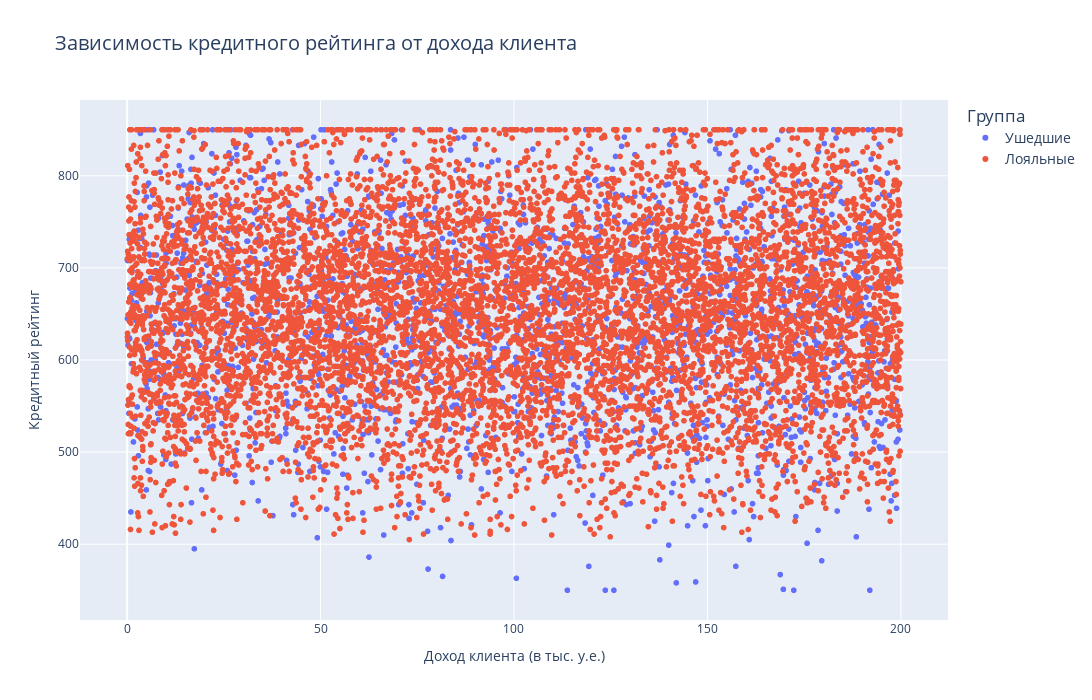

The cell this chart's notebook holds for it:
### Code cell
fig = px.scatter(
    data_frame=churn_data,
    x=churn_data['EstimatedSalary'] / 1000,
    y='CreditScore',
    color=churn_data['Exited'].map({1:'Ушедшие', 0:'Лояльные'}),
    title= 'Зависимость кредитного рейтинга от дохода клиента',
    height=700,
    width=1100
)

fig.update_layout(
    xaxis_title='Доход клиента (в тыс. у.е.)',
    yaxis_title='Кредитный рейтинг',
    title_font_size=20,
    legend_font_size=14,
    legend_title='Группа'
)

fig.show()

### Figure 1 — Plotly figure (JSON) as saved in the notebook; plotly's stock layout.template omitted (floating-point values rounded to 4 significant figures; data arrays with more than 128 entries replaced by an {"elided": "..."} marker saying what was removed)
{"data": [{"hovertemplate": "color=Ушедшие<br>x=%{x}<br>CreditScore=%{y}<extra></extra>", "legendgroup": "Ушедшие", "marker": {"color": "#636efa", "symbol": "circle"}, "mode": "markers", "name": "Ушедшие", "showlegend": true, "type": "scattergl", "x": {"elided": "2037 float values"}, "xaxis": "x", "y": {"elided": "2037 int values"}, "yaxis": "y"}, {"hovertemplate": "color=Лояльные<br>x=%{x}<br>CreditScore=%{y}<extra></extra>", "legendgroup": "Лояльные", "marker": {"color": "#EF553B", "symbol": "circle"}, "mode": "markers", "name": "Лояльные", "showlegend": true, "type": "scattergl", "x": {"elided": "7963 float values"}, "xaxis": "x", "y": {"elided": "7963 int values"}, "yaxis": "y"}], "layout": {"height": 700, "legend": {"font": {"size": 14}, "title": {"text": "Группа"}, "tracegroupgap": 0}, "title": {"font": {"size": 20}, "text": "Зависимость кредитного рейтинга от дохода клиента"}, "width": 1100, "xaxis": {"anchor": "y", "domain": [0, 1], "title": {"text": "Доход клиента (в тыс. у.е.)"}}, "yaxis": {"anchor": "x", "domain": [0, 1], "title": {"text": "Кредитный рейтинг"}}}}
